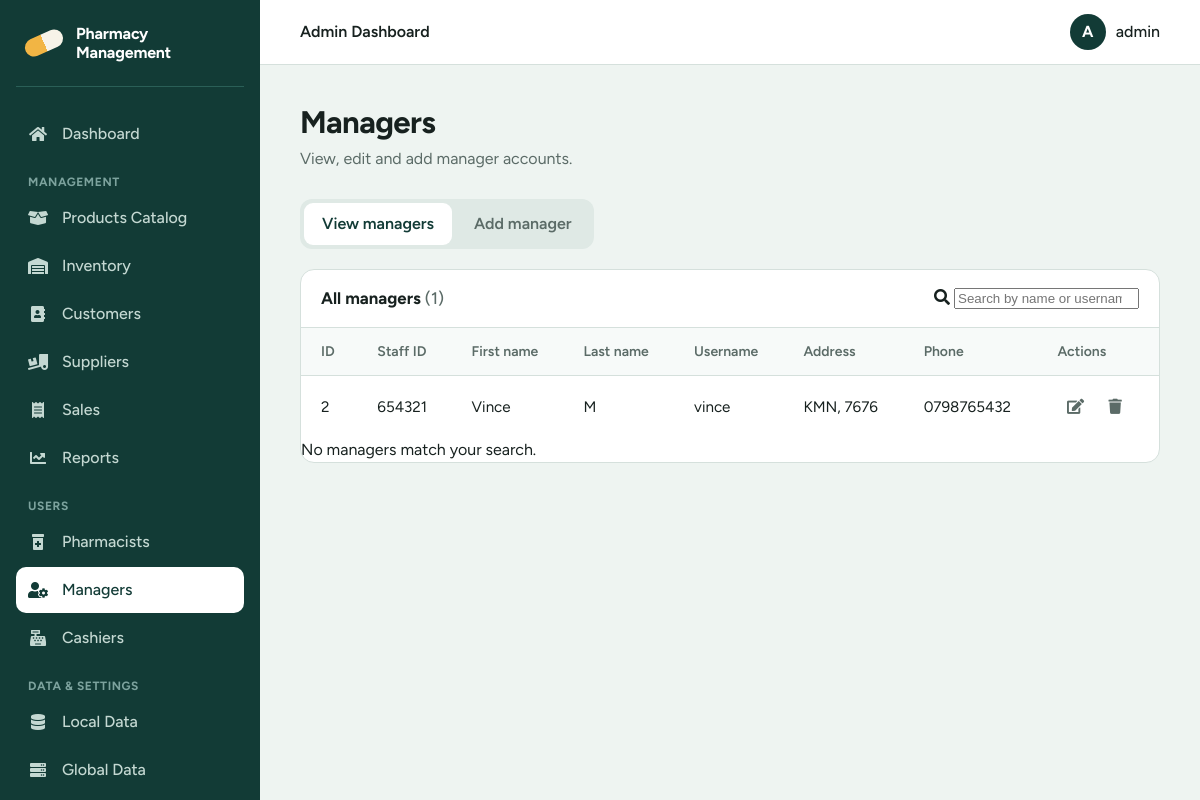
Screenshot of /admin/admin_manager.php (signed in) with the database file from the repository.
### tables this page shows
CREATE TABLE `manager` (
  `manager_id` tinyint(5) NOT NULL,
  `first_name` varchar(15) NOT NULL,
  `last_name` varchar(15) NOT NULL,
  `staff_id` varchar(10) NOT NULL,
  `postal_address` varchar(20) NOT NULL,
  `phone` varchar(12) NOT NULL,
  `email` varchar(20) NOT NULL,
  `username` varchar(10) NOT NULL,
  `password` varchar(10) NOT NULL,
  `date` datetime NOT NULL
);

### admin/admin_manager.php (the view, shortened to what this page needs)
<?php
include_once('../connect_db.php');
$message = '';
$message1 = '';
$stmtView = $con->query("SELECT * FROM manager");
$rows = $stmtView->fetchAll(PDO::FETCH_ASSOC);
$hasError = ($message !== '' || $message1 !== '');
include '../includes/head.php';
include '../includes/sidebar_admin.php';
include '../includes/header.php';
?>
<main class="main">
    <h1>Managers</h1>
    <p class="lead">View, edit and add manager accounts.</p>
    <div class="tabs" role="tablist" aria-label="Manager actions">
      <button type="button" class="tab" role="tab" id="tab_1" aria-controls="content_1"
              aria-selected="<?php echo $hasError ? 'false' : 'true'; ?>">View managers</button>
      <button type="button" class="tab" role="tab" id="tab_2" aria-controls="content_2"
              aria-selected="<?php echo $hasError ? 'true' : 'false'; ?>">Add manager</button>
    </div>
    <section class="panel card" id="content_1" role="tabpanel" aria-labelledby="tab_1" <?php echo $hasError ? 'hidden' : ''; ?>>
      <div class="card-head">
        <h2>All managers <span class="count">(<?php echo count($rows); ?>)</span></h2>
        <?php if (count($rows) > 0): ?>
        <div class="search">
          <i class="fas fa-search" aria-hidden="true"></i>
          <input type="search" id="filter" placeholder="Search by name or username" aria-label="Search managers">
        </div>
        <?php endif; ?>
      </div>
      <?php if (count($rows) === 0): ?>
        <div class="empty">
          <p>No managers yet. Add the first one to get started.</p>
          <button type="button" class="btn" data-go="tab_2">Add manager</button>
        </div>
      <?php else: ?>
      <div class="table-wrap">
        <table id="people">
          <thead>
            <tr>
              <th class="num">ID</th>
              <th>Staff ID</th>
              <th>First name</th>
              <th>Last name</th>
              <th>Username</th>
              <th>Address</th>
              <th>Phone</th>
              <th class="actions">Actions</th>
            </tr>
          </thead>
          <tbody>
          <?php foreach ($rows as $row): ?>
            <tr>
              <td class="num"><?php echo htmlspecialchars($row['manager_id']); ?></td>
              <td><?php echo htmlspecialchars($row['staff_id']); ?></td>
              <td><?php echo htmlspecialchars($row['first_name']); ?></td>
              <td><?php echo htmlspecialchars($row['last_name']); ?></td>
              <td><?php echo htmlspecialchars($row['username']); ?></td>
              <td><?php echo htmlspecialchars($row['postal_address']); ?></td>
              <td><?php echo htmlspecialchars($row['phone']); ?></td>
              <td class="actions">
                <a class="icon-btn icon-btn--edit" title="Edit" aria-label="Edit <?php echo htmlspecialchars($row['username']); ?>"
                   href="../update_manager.php?username=<?php echo urlencode($row['username']); ?>"><i class="fas fa-edit"></i></a>
                <a class="icon-btn icon-btn--delete" title="Delete" aria-label="Delete <?php echo htmlspecialchars($row['username']); ?>"
                   href="../delete_manager.php?manager_id=<?php echo urlencode($row['manager_id']); ?>"
                   onclick="return confirm('Are you sure you want to delete this manager?');"><i class="fas fa-trash"></i></a>
              </td>
            </tr>
          <?php endforeach; ?>
          </tbody>
        </table>
      </div>
      <div class="no-match" id="noMatch">No managers match your search.</div>
      <?php endif; ?>
    </section>
</main>
<?php include '../includes/footer.php'; ?>

### includes/head.php (style rules this page uses)
:root { --pine: #123b36; --pine-soft: #1c524b; --pine-line: #2a5f57; --amber: #f2b544; --mist: #eef4f1; --paper: #ffffff; --ink: #17211f; --ink-soft: #5b6b67; --line: #d5e0dc; --danger: #b3261e; --danger-bg: #fdecea; --ok: #1e6b3a; --ok-bg: #e6f4ea; --radius: 10px; --sidebar: 260px; --font: "Figtree", system-ui, -apple-system, sans-serif; }
*, *::before, *::after { box-sizing: border-box; }
html { -webkit-text-size-adjust: 100%; }
body { margin: 0; font-family: var(--font); font-size: 16px; line-height: 1.5; color: var(--ink); background: var(--mist); }
a { color: inherit; text-decoration: none; }
.main { margin-left: var(--sidebar); padding: 40px; max-width: 1200px; }
.main h1 { margin: 0 0 6px; font-size: clamp(1.6rem, 2.6vw, 2.2rem); line-height: 1.15; letter-spacing: -0.02em; }
.main .lead { margin: 0 0 28px; color: var(--ink-soft); }
.card { background: var(--paper); border: 1px solid var(--line); border-radius: 14px; overflow: hidden; }
.card-head { display: flex; align-items: center; justify-content: space-between; gap: 16px; flex-wrap: wrap; padding: 16px 20px; border-bottom: 1px solid var(--line); }
.card-head h2 { margin: 0; font-size: 1.05rem; }
.count { color: var(--ink-soft); font-weight: 500; }
.table-wrap { overflow-x: auto; }
table { width: 100%; border-collapse: collapse; font-size: 0.95rem; }
th, td { padding: 13px 20px; text-align: left; white-space: nowrap; }
th { font-size: 0.875rem; font-weight: 600; color: var(--ink-soft); background: #f7faf9; border-bottom: 1px solid var(--line); }
td { border-bottom: 1px solid #e6eeeb; }
tbody tr:last-child td { border-bottom: 0; }
.icon-btn { display: inline-grid; place-items: center; width: 36px; height: 36px; border-radius: 8px; color: var(--ink-soft); transition: background-color .15s, color .15s; }
.tabs { display: inline-flex; gap: 4px; padding: 4px; margin-bottom: 20px; background: #dfe9e5; border-radius: 12px; }
.tab { padding: 9px 18px; font: inherit; font-weight: 600; color: var(--ink-soft); background: transparent; border: 0; border-radius: 9px; cursor: pointer; transition: background-color .15s, color .15s; }
.tab[aria-selected="true"] { background: var(--paper); color: var(--pine); }

### rows the page displays
manager: manager_id "2", staff "654321", first_name "Vince", last_name "M", username "vince", postal_address "KMN, 7676", phone "0798765432"

### other values shown
$topbar_title "Admin Dashboard"
substr($user, 0, 1) "A"
$user "admin"
count($rows) "1"
